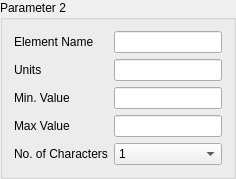
        <widget class="QGroupBox" name="groupBox_2">
         <property name="title">
          <string>Parameter 2</string>
         </property>
         <layout class="QFormLayout" name="formLayout_2">
          <item row="0" column="0">
           <widget class="QLabel" name="label_13">
            <property name="text">
             <string>Element Name</string>
            </property>
           </widget>
          </item>
          <item row="0" column="1">
           <widget class="QLineEdit" name="lineEdit_8"/>
          </item>
          <item row="1" column="0">
           <widget class="QLabel" name="label_11">
            <property name="text">
             <string>Units</string>
            </property>
           </widget>
          </item>
          <item row="1" column="1">
           <widget class="QLineEdit" name="lineEdit_5"/>
          </item>
          <item row="2" column="0">
           <widget class="QLabel" name="label_15">
            <property name="text">
             <string>Min. Value</string>
            </property>
           </widget>
          </item>
          <item row="2" column="1">
           <widget class="QLineEdit" name="lineEdit_7"/>
          </item>
          <item row="3" column="0">
           <widget class="QLabel" name="label_14">
            <property name="text">
             <string>Max Value</string>
            </property>
           </widget>
          </item>
          <item row="3" column="1">
           <widget class="QLineEdit" name="lineEdit_6"/>
          </item>
          <item row="4" column="0">
           <widget class="QLabel" name="label_12">
            <property name="text">
             <string>No. of Characters</string>
            </property>
           </widget>
          </item>
          <item row="4" column="1">
           <widget class="QComboBox" name="comboBox_2">
            <item>
             <property name="text">
              <string>1</string>
             </property>
            </item>
            <item>
             <property name="text">
              <string>2</string>
             </property>
            </item>
            <item>
             <property name="text">
              <string>3</string>
             </property>
            </item>
            <item>
             <property name="text">
              <string>4</string>
             </property>
            </item>
            <item>
             <property name="text">
              <string>5</string>
             </property>
            </item>
            <item>
             <property name="text">
              <string>6</string>
             </property>
            </item>
            <item>
             <property name="text">
              <string>7</string>
             </property>
            </item>
            <item>
             <property name="text">
              <string>8</string>
             </property>
            </item>
            <item>
             <property name="text">
              <string>9</string>
             </property>
            </item>
            <item>
             <property name="text">
              <string>10</string>
             </property>
            </item>
            <item>
             <property name="text">
              <string>11</string>
             </property>
            </item>
            <item>
             <property name="text">
              <string>12</string>
             </property>
            </item>
            <item>
             <property name="text">
              <string>13</string>
             </property>
            </item>
            <item>
             <property name="text">
              <string>14</string>
             </property>
            </item>
            <item>
             <property name="text">
              <string>15</string>
             </property>
            </item>
            <item>
             <property name="text">
              <string>16</string>
             </property>
            </item>
            <item>
             <property name="text">
              <string>17</string>
             </property>
            </item>
            <item>
             <property name="text">
              <string>18</string>
             </property>
            </item>
            <item>
             <property name="text">
              <string>19</string>
             </property>
            </item>
            <item>
             <property name="text">
              <string>20</string>
             </property>
            </item>
            <item>
             <property name="text">
              <string>21</string>
             </property>
            </item>
            <item>
             <property name="text">
              <string>22</string>
             </property>
            </item>
            <item>
             <property name="text">
              <string>23</string>
             </property>
            </item>
            <item>
             <property name="text">
              <string>24</string>
             </property>
            </item>
            <item>
             <property name="text">
              <string>25</string>
             </property>
            </item>
            <item>
             <property name="text">
              <string>26</string>
             </property>
            </item>
            <item>
             <property name="text">
              <string>27</string>
             </property>
            </item>
            <item>
             <property name="text">
              <string>28</string>
             </property>
            </item>
            <item>
             <property name="text">
              <string>29</string>
             </property>
            </item>
            <item>
             <property name="text">
              <string>30</string>
             </property>
            </item>
           </widget>
          </item>
         </layout>
        </widget>
